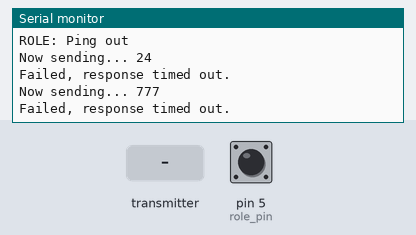
Simulated run of this sketch. Board: Arduino Uno, built with avr-gcc and run on an emulated ATmega328P. Shown: the last lines printed to the serial monitor. The inputs (shaded band) are chosen by the test bench; at power-on: pin 5 (role_pin) HIGH. No radio packets arrive unless stated.

Above: at 1.2 s.
1.3 s: the transmitter starts sending got_time = 0
At 2.4 s:
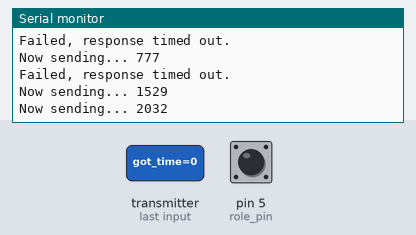
2.8 s: the transmitter starts sending got_time = 256
At 5.0 s:
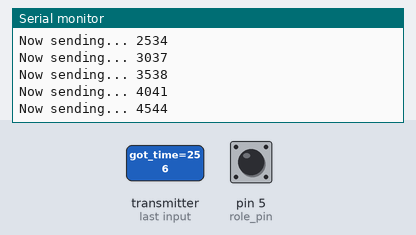
Timing chart, 0 to 6.5 s (numbered marks = the images above; inputs shaded):
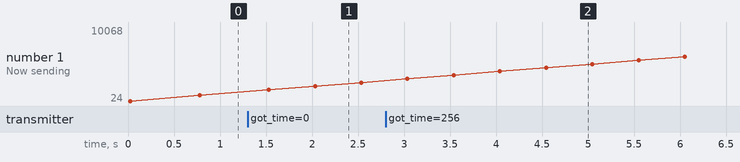

Measured:
- after the input at 1.3 s, the serial monitor: prints a new line after 0.73 s (image 1)
- after the input at 2.8 s, the serial monitor: prints a new line after 1.7 s (image 2)
- plotted number 1: 777 → 2534 after the input at 1.3 s

The sketch:

sleep_test.ino
```cpp
// (licence header left out)
#include <SPI.h>
#include <avr/sleep.h>
#include <avr/power.h>
#include "nRF24L01.h"
#include "RF24.h"
#include "printf.h"
// Set up nRF24L01 radio on SPI bus plus pins 7 & 8
RF24 radio(7,8);
// sets the role of this unit in hardware.  Connect to GND to be the 'pong' receiver
// Leave open to be the 'ping' transmitter
const int role_pin = 5;
const uint64_t pipes[2] = { 0xF0F0F0F0E1LL, 0xF0F0F0F0D2LL };   // Radio pipe addresses for the 2 nodes to communicate.
// Role management
// Set up role.  This sketch uses the same software for all the nodes
// in this system.  Doing so greatly simplifies testing.  The hardware itself specifies
// which node it is.
// The various roles supported by this sketch
typedef enum { role_ping_out = 1, role_pong_back } role_e;
// The debug-friendly names of those roles
const char* role_friendly_name[] = { "invalid", "Ping out", "Pong back"};
// The role of the current running sketch
role_e role;
// Sleep declarations
typedef enum { wdt_16ms = 0, wdt_32ms, wdt_64ms, wdt_128ms, wdt_250ms, wdt_500ms, wdt_1s, wdt_2s, wdt_4s, wdt_8s } wdt_prescalar_e;
void setup_watchdog(uint8_t prescalar);
void do_sleep(void);
const short sleep_cycles_per_transmission = 4;
volatile short sleep_cycles_remaining = sleep_cycles_per_transmission;
void setup(){
  // set up the role pin
  pinMode(role_pin, INPUT);
  digitalWrite(role_pin,HIGH);
  delay(20); // Just to get a solid reading on the role pin
  // read the address pin, establish our role
  if ( digitalRead(role_pin) )
    role = role_ping_out;
  else
    role = role_pong_back;
  Serial.begin(115200);
  printf_begin();
  Serial.print(F("\n\rRF24/examples/pingpair_sleepy/\n\rROLE: "));
  Serial.println(role_friendly_name[role]);
  // Prepare sleep parameters
  // Only the ping out role uses WDT.  Wake up every 4s to send a ping
  //if ( role == role_ping_out )
    setup_watchdog(wdt_4s);
  // Setup and configure rf radio
  radio.begin();
  // Open pipes to other nodes for communication
  // This simple sketch opens two pipes for these two nodes to communicate
  // back and forth.
  // Open 'our' pipe for writing
  // Open the 'other' pipe for reading, in position #1 (we can have up to 5 pipes open for reading)
  if ( role == role_ping_out ) {
    radio.openWritingPipe(pipes[0]);
    radio.openReadingPipe(1,pipes[1]);
  } else {
    radio.openWritingPipe(pipes[1]);
    radio.openReadingPipe(1,pipes[0]);
  }
  // Start listening
  radio.startListening();
  // Dump the configuration of the rf unit for debugging
  //radio.printDetails();
}
void loop(){

  if (role == role_ping_out)  {                     // Ping out role.  Repeatedly send the current time
    radio.powerUp();                                // Power up the radio after sleeping
    radio.stopListening();                          // First, stop listening so we can talk.

    unsigned long time = millis();                  // Take the time, and send it.
    Serial.print(F("Now sending... "));
    Serial.println(time);

    radio.write( &time, sizeof(unsigned long) );
    radio.startListening();                         // Now, continue listening

    unsigned long started_waiting_at = millis();    // Wait here until we get a response, or timeout (250ms)
    bool timeout = false;
    while ( ! radio.available()  ){
        if (millis() - started_waiting_at > 250 ){  // Break out of the while loop if nothing available
          timeout = true;
          break;
        }
    }

    if ( timeout ) {                                // Describe the results
        Serial.println(F("Failed, response timed out."));
    } else {
        unsigned long got_time;                     // Grab the response, compare, and send to debugging spew
        radio.read( &got_time, sizeof(unsigned long) );

        printf("Got response %lu, round-trip delay: %lu\n\r",got_time,millis()-got_time);
    }
    // Shut down the system
    delay(500);                     // Experiment with some delay here to see if it has an effect
                                    // Power down the radio.
    radio.powerDown();              // NOTE: The radio MUST be powered back up again manually
                                    // Sleep the MCU.
      do_sleep();
  }
  // Pong back role.  Receive each packet, dump it out, and send it back
  if ( role == role_pong_back ) {

    if ( radio.available() ) {                                  // if there is data ready

        unsigned long got_time;
        while (radio.available()) {                             // Dump the payloads until we've gotten everything
          radio.read( &got_time, sizeof(unsigned long) );       // Get the payload, and see if this was the last one.
                                                                // Spew it.  Include our time, because the ping_out millis counter is unreliable
          printf("Got payload %lu @ %lu...",got_time,millis()); // due to it sleeping
        }

        radio.stopListening();                                  // First, stop listening so we can talk
        radio.write( &got_time, sizeof(unsigned long) );        // Send the final one back.
        Serial.println(F("Sent response."));
        radio.startListening();                                 // Now, resume listening so we catch the next packets.
    } else {
        Serial.println(F("Sleeping"));
        delay(50);                                             // Delay so the serial data can print out
        do_sleep();
    }
  }
}
void wakeUp(){
  sleep_disable();
}
// Sleep helpers
//Prescaler values
// 0=16ms, 1=32ms,2=64ms,3=125ms,4=250ms,5=500ms
// 6=1 sec,7=2 sec, 8=4 sec, 9= 8sec
void setup_watchdog(uint8_t prescalar){
  uint8_t wdtcsr = prescalar & 7;
  if ( prescalar & 8 )
    wdtcsr |= _BV(WDP3);
  MCUSR &= ~_BV(WDRF);                      // Clear the WD System Reset Flag
  WDTCSR = _BV(WDCE) | _BV(WDE);            // Write the WD Change enable bit to enable changing the prescaler and enable system reset
  WDTCSR = _BV(WDCE) | wdtcsr | _BV(WDIE);  // Write the prescalar bits (how long to sleep, enable the interrupt to wake the MCU
}
ISR(WDT_vect)
{
  //--sleep_cycles_remaining;
  Serial.println(F("WDT"));
}
void do_sleep(void)
{
  set_sleep_mode(SLEEP_MODE_PWR_DOWN); // sleep mode is set here
  sleep_enable();
  attachInterrupt(0,wakeUp,LOW);
  WDTCSR |= _BV(WDIE);
  sleep_mode();                        // System sleeps here
                                       // The WDT_vect interrupt wakes the MCU from here
  sleep_disable();                     // System continues execution here when watchdog timed out
  detachInterrupt(0);
  WDTCSR &= ~_BV(WDIE);
}
```
